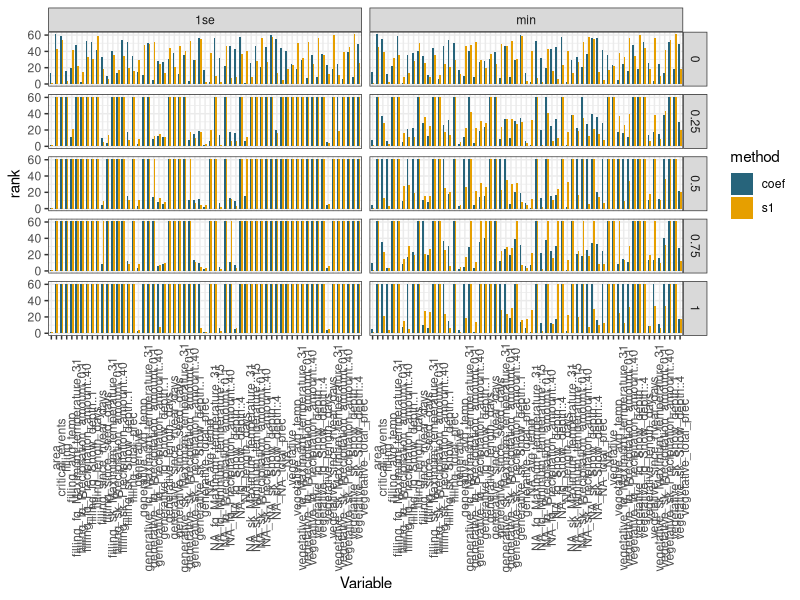
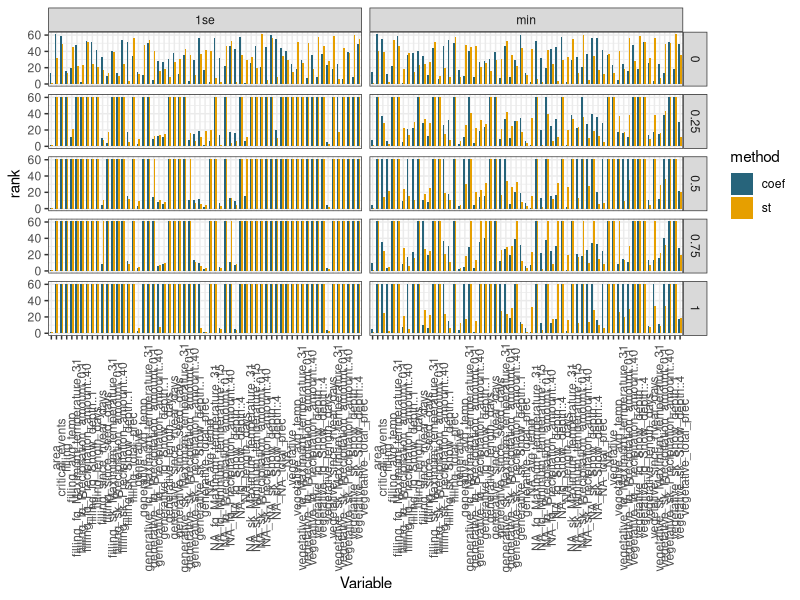
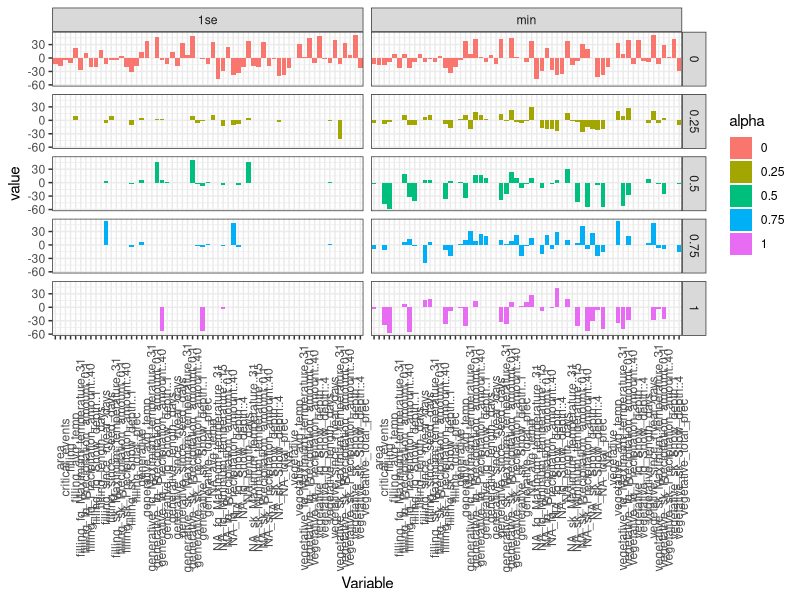
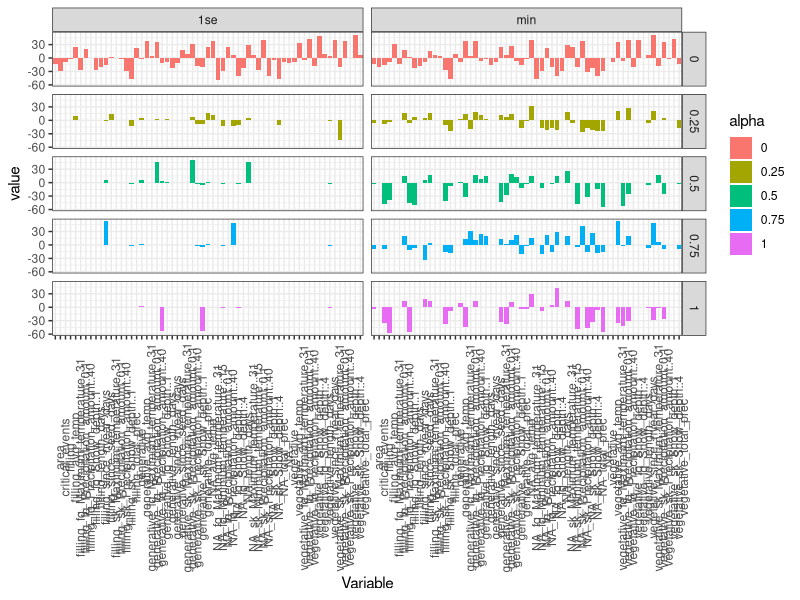
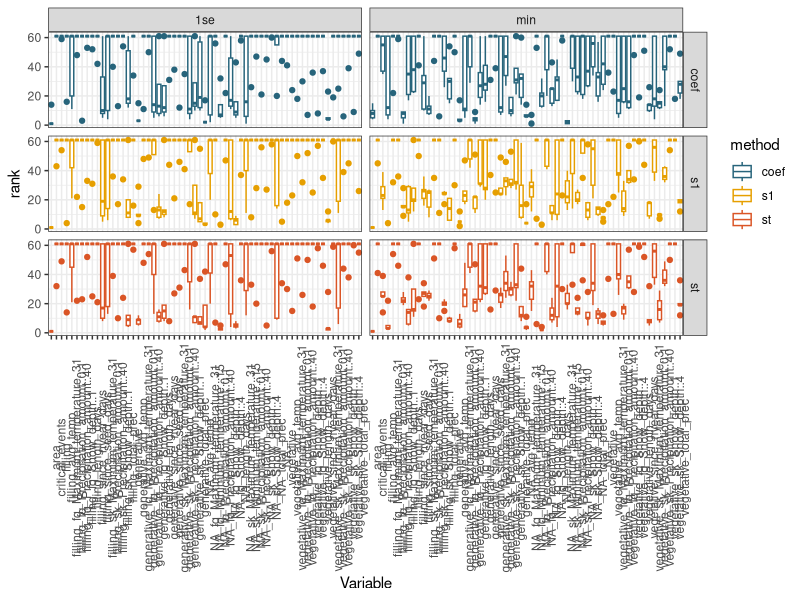

R code for these plots, in order:
## ---- chunk 1
library(tidyverse)
library(reshape2)
library(tidyselect)

blue <- "#27647B"
yellow <- "#E69F00"
red <- "#DA5526"
## ---- chunk 2
min_coef <- read_csv("compiled_ranks/Lambda_min_COEF_RANKS.csv")
min_s1 <- read_csv("compiled_ranks/Lambda_min_S1_RANKS.csv")
min_st <- read_csv("compiled_ranks/Lambda_min_ST_RANKS.csv")
se_coef <- read_csv("compiled_ranks/Lambda_1se_COEF_RANKS.csv")
se_s1 <- read_csv("compiled_ranks/Lambda_1se_S1_RANKS.csv")
se_st <- read_csv("compiled_ranks/Lambda_1se_ST_RANKS.csv")

ranks <- min_coef %>% mutate(lambda = "min", method = "coef") %>% 
  bind_rows(  min_s1 %>% mutate(lambda = "min", method = "s1") ) %>% 
  bind_rows(  min_st %>% mutate(lambda = "min", method = "st") ) %>% 
  bind_rows(  se_coef %>% mutate(lambda = "1se", method = "coef") ) %>%
  bind_rows(  se_s1 %>% mutate(lambda = "1se", method = "s1") ) %>%
  bind_rows(  se_st %>% mutate(lambda = "1se", method = "st") )

ranks_m <- ranks %>% melt(id.vars = c("Variable","lambda","method")) %>% rename(alpha = variable, rank = value) %>% 
  mutate(alpha = ifelse(alpha == "a0",0.0, ifelse(alpha == "a025", 0.25, ifelse(alpha == "a05", 0.5, ifelse( alpha == "a075",0.75,1) ) )  ))
## ---- chunk 3
ranks_m
## ---- chunk 4

ranks_m %>% filter(method %in% c("coef","s1")) %>% ggplot(aes(Variable,rank, group=method, fill=method)) +
  geom_bar(stat = "identity", position = position_dodge(), width = 0.65) +
  facet_grid(alpha~lambda) + 
  theme_bw() +
  theme(axis.text.x = element_text(vjust = 1, angle = 90)) + 
  scale_fill_manual(values=c(blue,yellow))

## ---- chunk 5

ranks_m %>% filter(method %in% c("coef","st")) %>% ggplot(aes(Variable,rank, group=method, fill=method)) +
  geom_bar(stat = "identity", position = position_dodge(), width = 0.65) +
  facet_grid(alpha~lambda) + 
  theme_bw() +
  theme(axis.text.x = element_text(vjust = 1, angle = 90)) + 
  scale_fill_manual(values=c(blue,yellow))

## ---- chunk 6
first_sc_ds <- ranks_m %>% dcast(Variable + lambda ~ method + alpha, value.var = "rank") %>% 
  mutate(
    diff_s1c_0 = s1_0 - coef_0,
    diff_s1c_0.25 = s1_0.25 - coef_0.25,
    diff_s1c_0.5 = s1_0.5 - coef_0.5,
    diff_s1c_0.75 = s1_0.75 - coef_0.75,
    diff_s1c_1 = s1_1 - coef_1,
    diff_stc_0 = st_0 - coef_0,
    diff_stc_0.25 = st_0.25 - coef_0.25,
    diff_stc_0.5 = st_0.5 - coef_0.5,
    diff_stc_0.75 = st_0.75 - coef_0.75,
    diff_stc_1 = st_1 - coef_1
    ) %>% 
  select(Variable,lambda, starts_with("diff")) %>% 
  melt(id.vars = c("Variable","lambda")) %>% 
  separate(variable,sep = "_", into = c("diff","combination","alpha")) %>% 
  select(-diff)
  

first_sc_ds

## ---- chunk 7

first_sc_ds %>% filter(combination == "s1c") %>% ggplot(aes(Variable,value, fill=alpha)) +
  geom_bar(stat = "identity") +
  facet_grid(alpha~lambda) + 
  theme_bw() +
  theme(axis.text.x = element_text(vjust = 1, angle = 90))

## ---- chunk 8

first_sc_ds %>% filter(combination == "stc") %>% ggplot(aes(Variable,value, fill=alpha)) +
  geom_bar(stat = "identity") +
  facet_grid(alpha~lambda) + 
  theme_bw() +
  theme(axis.text.x = element_text(vjust = 1, angle = 90))

## ---- chunk 9
ranks_m
## ---- chunk 10
ranks_m %>% ggplot(aes(Variable, rank, color=method)) +
  geom_boxplot() +
  #geom_bar(stat = "identity", position = position_dodge(), width = 0.65) +
  facet_grid(method~lambda) + 
  theme_bw() +
  theme(axis.text.x = element_text(vjust = 1, angle = 90)) + 
  scale_color_manual(values=c(blue,yellow,red))

